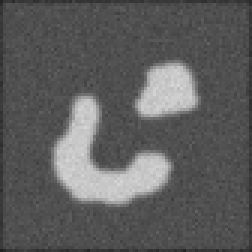
%> input picture 程序与代码/160108_Snake方法比较/几何活动轮廓模型（Lever Set模型）/Level Set Evolution Without Re-initialization（CVPR 05）/twoObj.bmp, 84 x 84 px (shown 3 times larger)
$ octave Demo2.m   (GNU Octave 9; MATLAB toolbox functions it lacks are replaced by stand-ins)
%> lines starting %> are read from the running program, lines starting %| are printed output that depends on the picture; in (x1, y1, x2, y2) boxes, pixels count from 0 and x2, y2 are one past the last pixel; in counts of white or black regions, pixels touching at a corner belong together; the program's own positions count from 1
### 程序与代码/160108_Snake方法比较/几何活动轮廓模型（Lever Set模型）/Level Set Evolution Without Re-initialization（CVPR 05）/EVOLUTION.m
function u = EVOLUTION(u0, g, lambda, mu, alf, epsilon, delt, numIter)
%  EVOLUTION(u0, g, lambda, mu, alf, epsilon, delt, numIter) updates the level set function
%  according to the level set evolution equation in Chunming Li et al's paper:
%    C. Li, C. Xu, C. Gui, and M. D. Fox "Level Set Evolution Without Re-initialization: A New Variational Formulation"
%    in Proc. IEEE Conf. Computer Vision and Pattern Recognition (CVPR'05),
%    vol. 1, pp. 430?36, 2005.
%
%  Usage:
%   u0: level set function to be updated
%   g: edge indicator function
%   lambda: coefficient of the weighted length term L(\phi)
%   mu: coefficient of the internal (penalizing) energy term P(\phi)
%   alf: coefficient of the weighted area term A(\phi), choose smaller alf
%   epsilon: the papramater in the definition of smooth Dirac function, default value 1.5
%   delt: time step of iteration, see the paper for the selection of time step and mu
%   numIter: number of iterations.
%
% Author: Chunming Li, all rights reserved.
% e-mail: li_chunming@hotmail.com
% http://vuiis.vanderbilt.edu/~licm/
% Reviewed by WENG, 2015.1.29

u=u0;
[vx,vy]=gradient(g);

for k=1:numIter

    u=NeumannBoundCond(u);
    [ux,uy]=gradient(u);
    normDu=sqrt(ux.^2 + uy.^2 + 1e-10);
    Nx=ux./normDu;
    Ny=uy./normDu;
    diracU=Dirac(u,epsilon);
    K=curvature_central(Nx,Ny);

    weightedLengthTerm=lambda*diracU.*(vx.*Nx + vy.*Ny + g.*K);
    penalizingTerm=mu*(4*del2(u)-K);
    weightedAreaTerm=alf.*diracU.*g;

    % update the level set function
    u=u+delt*(weightedLengthTerm + weightedAreaTerm + penalizingTerm);
end

% the following functions are called by the main function EVOLUTION
% [17 lines left out: functions Dirac, curvature_central, NeumannBoundCond, not called in this run]

### 程序与代码/160108_Snake方法比较/几何活动轮廓模型（Lever Set模型）/Level Set Evolution Without Re-initialization（CVPR 05）/Demo2.m
% This Matlab file demomstrates a level set method in the following paper
%    C. Li, C. Xu, C. Gui, and M. D. Fox "Level Set Evolution Without Re-initialization: A New Variational Formulation"
%    in Proc. IEEE Conf. Computer Vision and Pattern Recognition (CVPR'05), vol. 1, pp. 430–436, 2005.
%
% Author: Chunming Li, all rights reserved.
% E-mail: li_chunming@hotmail.com
% URL:  http://vuiis.vanderbilt.edu/~licm/

clear all;
close all;
Img = imread('twoObj.bmp');  % synthetic noisy image
%> Img is the input picture: size 84x84 uint8; min 34, max 214, mean 93.8
Img=double(Img(:,:,1));
%> Img: size 84x84 double
sigma=1.5;    % scale parameter in Gaussian kernel for smoothing
G=fspecial('gaussian',15,sigma);
Img_smooth=conv2(Img,G,'same');  % smooth image by Gaussiin convolution
[Ix,Iy]=gradient(Img_smooth);
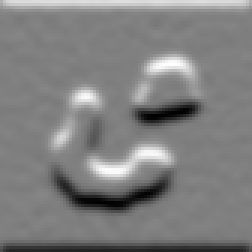
%> Iy: size 84x84 double (shown 3 times larger); min -25.06, max 24.95, mean 0; drawn with min black and max white
f=Ix.^2+Iy.^2;
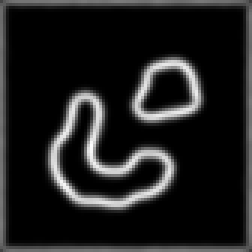
%> f: size 84x84 double (shown 3 times larger); min 7.57e-05, max 712.1, mean 87.3; drawn with min black and max white
g=1./(1+f);  % edge indicator function.
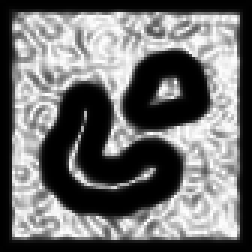
%> g: size 84x84 double (shown 3 times larger); min 0.0014, max 1, mean 0.434

epsilon=1.5; % the papramater in the definition of smoothed Dirac function

timestep=5;  % time step
mu=0.2/timestep;  % coefficient of the internal (penalizing) energy term P(\phi)
          % Note: the product timestep*mu must be less than 0.25 for stability!

lambda=5; % coefficient of the weighted length term Lg(\phi)
alf=3;   % coefficient of the weighted area term Ag(\phi);
         % Note: Choose a positive(negative) alf if the initial contour is outside(inside) the object.

% define initial level set function (LSF) as -c0, 0, c0 at points outside, on
% the boundary, and inside of a region R, respectively.
[nrow, ncol]=size(Img);
%> nrow = 84; ncol = 84
c0=4;
initialLSF=c0*ones(nrow,ncol);
w=8;
initialLSF(w+1:end-w, w+1:end-w)=0;  % zero level set is on the boundary of R.
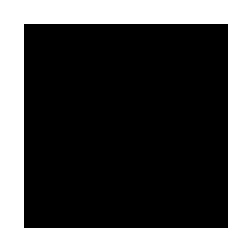
%> initialLSF: size 84x84 double (shown 3 times larger); values 0 (black) and 4 (white), 34.5% white; 1 white region, box (x1, y1, x2, y2) and area: (0, 0, 84, 84) 2432
                                     % Note: this can be commented out. The intial LSF does NOT necessarily need a zero level set.

initialLSF(w+2:end-w-1, w+2: end-w-1)=-c0; % negative constant -c0 inside of R, postive constant c0 outside of R.
u=initialLSF;
figure;imagesc(Img, [0, 255]);colormap(gray);hold on;
[c,h] = contour(u,[0 0],'r');
%> h = -40.53
title('Initial contour');


% start level set evolution
for n=1:250
    u=EVOLUTION(u, g ,lambda, mu, alf, epsilon, timestep, 1);
    if mod(n,20)==0
        pause(0.001);
        imagesc(Img, [0, 255]);colormap(gray);hold on;
        [c,h] = contour(u,[0 0],'r');
        iterNum=[num2str(n), ' iterations'];
        title(iterNum);
        hold off;
    end
end
%> this loop made 250 passes
%> h on passes 20, 40, 60: -43.92, -39.06, -39.54
%> pass 1, in EVOLUTION, `[vx,vy]=gradient(g);`:
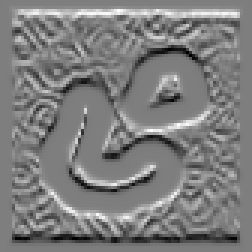
%> vy: size 84x84 double (shown 3 times larger); min -0.464, max 0.474, mean 1.11e-07; drawn with min black and max white
%> after the loop:
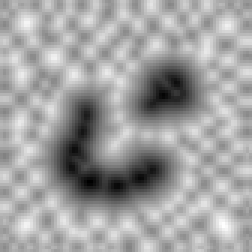
%> u: size 84x84 double (shown 3 times larger); min -6.87, max 8.36, mean 2.77; drawn with min black and max white
%> after the loop, c = 252 columns, first 8: [0 54.72 55 56 57 58 59 60; 81 22 21.89 21.57 21.34 21.25 21.38 21.67]; h = -39.05; iterNum = '240 iterations'
%> after the loop:
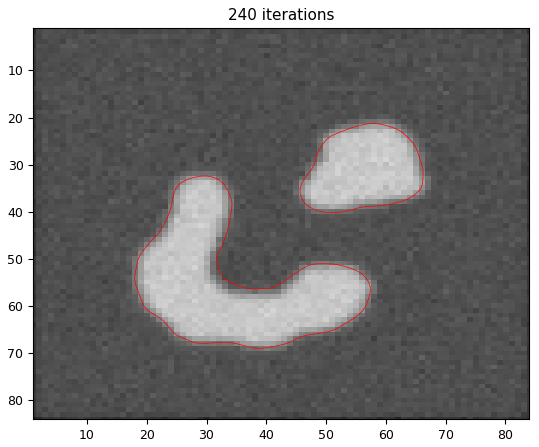
%> figure redrawn from the program's plot data
imagesc(Img, [0, 255]);colormap(gray);hold on;
[c,h] = contour(u,[0 0],'r');
%> c = 252 columns, first 8: [0 54.89 55 56 57 58 59 60; 81 22 21.96 21.62 21.38 21.29 21.41 21.7]; h = -39.55
totalIterNum=[num2str(n), ' iterations'];
title(['Final contour, ', totalIterNum]);
